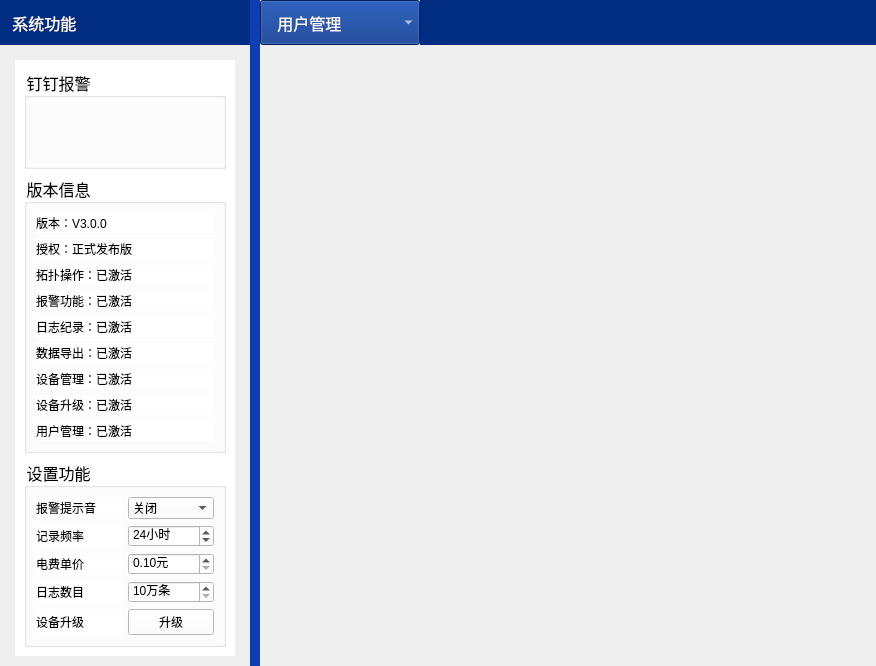
<?xml version="1.0" encoding="UTF-8"?>
<ui version="4.0">
 <class>Setup_MainWid</class>
 <widget class="QWidget" name="Setup_MainWid">
  <property name="geometry">
   <rect>
    <x>0</x>
    <y>0</y>
    <width>876</width>
    <height>666</height>
   </rect>
  </property>
  <property name="font">
   <font>
    <family>微软雅黑</family>
    <pointsize>12</pointsize>
   </font>
  </property>
  <property name="windowTitle">
   <string>Form</string>
  </property>
  <layout class="QGridLayout" name="gridLayout_3">
   <property name="leftMargin">
    <number>0</number>
   </property>
   <property name="topMargin">
    <number>0</number>
   </property>
   <property name="rightMargin">
    <number>0</number>
   </property>
   <property name="bottomMargin">
    <number>0</number>
   </property>
   <property name="spacing">
    <number>0</number>
   </property>
   <item row="0" column="0" rowspan="2">
    <layout class="QGridLayout" name="gridLayout_4">
     <property name="spacing">
      <number>0</number>
     </property>
     <item row="0" column="0">
      <widget class="QLabel" name="label">
       <property name="minimumSize">
        <size>
         <width>250</width>
         <height>45</height>
        </size>
       </property>
       <property name="maximumSize">
        <size>
         <width>0</width>
         <height>45</height>
        </size>
       </property>
       <property name="font">
        <font>
         <family>微软雅黑</family>
         <pointsize>12</pointsize>
        </font>
       </property>
       <property name="styleSheet">
        <string notr="true">background-color: rgb(0,45,130);
color:rgb(255,255,255)</string>
       </property>
       <property name="text">
        <string>   系统功能</string>
       </property>
       <property name="alignment">
        <set>Qt::AlignLeading|Qt::AlignLeft|Qt::AlignVCenter</set>
       </property>
      </widget>
     </item>
     <item row="1" column="0">
      <widget class="QWidget" name="widget_3" native="true">
       <layout class="QVBoxLayout" name="verticalLayout_4">
        <property name="spacing">
         <number>0</number>
        </property>
        <property name="leftMargin">
         <number>15</number>
        </property>
        <property name="topMargin">
         <number>15</number>
        </property>
        <property name="rightMargin">
         <number>15</number>
        </property>
        <property name="bottomMargin">
         <number>10</number>
        </property>
        <item>
         <widget class="QWidget" name="setupWid" native="true">
          <property name="minimumSize">
           <size>
            <width>220</width>
            <height>0</height>
           </size>
          </property>
          <property name="maximumSize">
           <size>
            <width>230</width>
            <height>16777215</height>
           </size>
          </property>
          <property name="styleSheet">
           <string notr="true">background-color: rgb(255, 255, 255);</string>
          </property>
          <layout class="QGridLayout" name="gridLayout_5">
           <item row="0" column="0">
            <widget class="QGroupBox" name="groupBox">
             <property name="maximumSize">
              <size>
               <width>16777215</width>
               <height>130</height>
              </size>
             </property>
             <property name="font">
              <font>
               <family>微软雅黑</family>
               <pointsize>12</pointsize>
              </font>
             </property>
             <property name="title">
              <string>钉钉报警</string>
             </property>
            </widget>
           </item>
           <item row="1" column="0">
            <widget class="QGroupBox" name="groupBox_3">
             <property name="font">
              <font>
               <family>微软雅黑</family>
               <pointsize>12</pointsize>
              </font>
             </property>
             <property name="title">
              <string>版本信息</string>
             </property>
             <layout class="QGridLayout" name="gridLayout_2">
              <item row="0" column="0">
               <widget class="QLabel" name="label_2">
                <property name="minimumSize">
                 <size>
                  <width>0</width>
                  <height>20</height>
                 </size>
                </property>
                <property name="maximumSize">
                 <size>
                  <width>16777215</width>
                  <height>20</height>
                 </size>
                </property>
                <property name="text">
                 <string>版本：V3.0.0</string>
                </property>
               </widget>
              </item>
              <item row="1" column="0">
               <widget class="QLabel" name="label_3">
                <property name="minimumSize">
                 <size>
                  <width>0</width>
                  <height>20</height>
                 </size>
                </property>
                <property name="maximumSize">
                 <size>
                  <width>16777215</width>
                  <height>20</height>
                 </size>
                </property>
                <property name="text">
                 <string>授权：正式发布版</string>
                </property>
               </widget>
              </item>
              <item row="2" column="0">
               <widget class="QLabel" name="label_7">
                <property name="minimumSize">
                 <size>
                  <width>0</width>
                  <height>20</height>
                 </size>
                </property>
                <property name="maximumSize">
                 <size>
                  <width>16777215</width>
                  <height>20</height>
                 </size>
                </property>
                <property name="text">
                 <string>拓扑操作：已激活</string>
                </property>
               </widget>
              </item>
              <item row="3" column="0">
               <widget class="QLabel" name="label_8">
                <property name="minimumSize">
                 <size>
                  <width>0</width>
                  <height>20</height>
                 </size>
                </property>
                <property name="maximumSize">
                 <size>
                  <width>16777215</width>
                  <height>20</height>
                 </size>
                </property>
                <property name="text">
                 <string>报警功能：已激活</string>
                </property>
               </widget>
              </item>
              <item row="4" column="0">
               <widget class="QLabel" name="label_4">
                <property name="minimumSize">
                 <size>
                  <width>0</width>
                  <height>20</height>
                 </size>
                </property>
                <property name="maximumSize">
                 <size>
                  <width>16777215</width>
                  <height>20</height>
                 </size>
                </property>
                <property name="text">
                 <string>日志纪录：已激活</string>
                </property>
               </widget>
              </item>
              <item row="5" column="0">
               <widget class="QLabel" name="label_9">
                <property name="minimumSize">
                 <size>
                  <width>0</width>
                  <height>20</height>
                 </size>
                </property>
                <property name="maximumSize">
                 <size>
                  <width>16777215</width>
                  <height>20</height>
                 </size>
                </property>
                <property name="text">
                 <string>数据导出：已激活</string>
                </property>
               </widget>
              </item>
              <item row="6" column="0">
               <widget class="QLabel" name="label_6">
                <property name="minimumSize">
                 <size>
                  <width>0</width>
                  <height>20</height>
                 </size>
                </property>
                <property name="maximumSize">
                 <size>
                  <width>16777215</width>
                  <height>20</height>
                 </size>
                </property>
                <property name="text">
                 <string>设备管理：已激活</string>
                </property>
               </widget>
              </item>
              <item row="7" column="0">
               <widget class="QLabel" name="label_5">
                <property name="minimumSize">
                 <size>
                  <width>0</width>
                  <height>20</height>
                 </size>
                </property>
                <property name="maximumSize">
                 <size>
                  <width>16777215</width>
                  <height>20</height>
                 </size>
                </property>
                <property name="text">
                 <string>设备升级：已激活</string>
                </property>
               </widget>
              </item>
              <item row="8" column="0">
               <widget class="QLabel" name="label_10">
                <property name="minimumSize">
                 <size>
                  <width>0</width>
                  <height>20</height>
                 </size>
                </property>
                <property name="maximumSize">
                 <size>
                  <width>16777215</width>
                  <height>20</height>
                 </size>
                </property>
                <property name="text">
                 <string>用户管理：已激活</string>
                </property>
               </widget>
              </item>
             </layout>
            </widget>
           </item>
           <item row="2" column="0">
            <widget class="QGroupBox" name="groupBox_2">
             <property name="font">
              <font>
               <family>微软雅黑</family>
               <pointsize>12</pointsize>
              </font>
             </property>
             <property name="title">
              <string>设置功能</string>
             </property>
             <layout class="QGridLayout" name="gridLayout">
              <item row="0" column="0">
               <layout class="QHBoxLayout" name="horizontalLayout">
                <item>
                 <widget class="QLabel" name="label_11">
                  <property name="text">
                   <string>报警提示音</string>
                  </property>
                 </widget>
                </item>
                <item>
                 <widget class="QComboBox" name="alarmCmb">
                  <item>
                   <property name="text">
                    <string>关闭</string>
                   </property>
                  </item>
                  <item>
                   <property name="text">
                    <string>开启</string>
                   </property>
                  </item>
                 </widget>
                </item>
               </layout>
              </item>
              <item row="1" column="0">
               <layout class="QHBoxLayout" name="horizontalLayout_2">
                <property name="spacing">
                 <number>6</number>
                </property>
                <item>
                 <widget class="QLabel" name="label_13">
                  <property name="text">
                   <string>记录频率</string>
                  </property>
                 </widget>
                </item>
                <item>
                 <widget class="QSpinBox" name="logSpin">
                  <property name="suffix">
                   <string>小时</string>
                  </property>
                  <property name="minimum">
                   <number>1</number>
                  </property>
                  <property name="singleStep">
                   <number>1</number>
                  </property>
                  <property name="value">
                   <number>24</number>
                  </property>
                 </widget>
                </item>
               </layout>
              </item>
              <item row="2" column="0">
               <layout class="QHBoxLayout" name="horizontalLayout_3">
                <item>
                 <widget class="QLabel" name="label_14">
                  <property name="text">
                   <string>电费单价</string>
                  </property>
                 </widget>
                </item>
                <item>
                 <widget class="QDoubleSpinBox" name="priceSPin">
                  <property name="prefix">
                   <string/>
                  </property>
                  <property name="suffix">
                   <string>元</string>
                  </property>
                  <property name="minimum">
                   <double>0.100000000000000</double>
                  </property>
                 </widget>
                </item>
               </layout>
              </item>
              <item row="3" column="0">
               <layout class="QHBoxLayout" name="horizontalLayout_6">
                <item>
                 <widget class="QLabel" name="label_15">
                  <property name="text">
                   <string>日志数目</string>
                  </property>
                 </widget>
                </item>
                <item>
                 <widget class="QSpinBox" name="logCountSpin">
                  <property name="suffix">
                   <string>万条</string>
                  </property>
                  <property name="minimum">
                   <number>10</number>
                  </property>
                 </widget>
                </item>
               </layout>
              </item>
              <item row="4" column="0">
               <layout class="QHBoxLayout" name="horizontalLayout_4">
                <item>
                 <widget class="QLabel" name="label_12">
                  <property name="text">
                   <string>设备升级</string>
                  </property>
                 </widget>
                </item>
                <item>
                 <widget class="QPushButton" name="upBtn">
                  <property name="styleSheet">
                   <string notr="true"/>
                  </property>
                  <property name="text">
                   <string>升级</string>
                  </property>
                 </widget>
                </item>
               </layout>
              </item>
             </layout>
            </widget>
           </item>
          </layout>
         </widget>
        </item>
       </layout>
      </widget>
     </item>
    </layout>
   </item>
   <item row="0" column="1" rowspan="2">
    <widget class="QWidget" name="widget_2" native="true">
     <property name="minimumSize">
      <size>
       <width>10</width>
       <height>0</height>
      </size>
     </property>
     <property name="maximumSize">
      <size>
       <width>10</width>
       <height>16777215</height>
      </size>
     </property>
     <property name="styleSheet">
      <string notr="true">background-color: rgb(12,62,180);</string>
     </property>
    </widget>
   </item>
   <item row="0" column="2">
    <layout class="QHBoxLayout" name="horizontalLayout_5">
     <property name="spacing">
      <number>0</number>
     </property>
     <item>
      <widget class="QComboBox" name="comboBox">
       <property name="sizePolicy">
        <sizepolicy hsizetype="Fixed" vsizetype="Fixed">
         <horstretch>0</horstretch>
         <verstretch>0</verstretch>
        </sizepolicy>
       </property>
       <property name="minimumSize">
        <size>
         <width>160</width>
         <height>45</height>
        </size>
       </property>
       <property name="maximumSize">
        <size>
         <width>160</width>
         <height>45</height>
        </size>
       </property>
       <property name="font">
        <font>
         <family>微软雅黑</family>
         <pointsize>12</pointsize>
        </font>
       </property>
       <property name="styleSheet">
        <string notr="true">color: rgb(255,255,255);
background-color: rgb(0,45,130);</string>
       </property>
       <item>
        <property name="text">
         <string>   用户管理</string>
        </property>
       </item>
       <item>
        <property name="text">
         <string>   数据推送</string>
        </property>
       </item>
       <item>
        <property name="text">
         <string>   PDU列表</string>
        </property>
       </item>
       <item>
        <property name="text">
         <string>   机柜列表</string>
        </property>
       </item>
       <item>
        <property name="text">
         <string>   机房列表</string>
        </property>
       </item>
      </widget>
     </item>
     <item>
      <widget class="QWidget" name="widget" native="true">
       <property name="minimumSize">
        <size>
         <width>0</width>
         <height>45</height>
        </size>
       </property>
       <property name="maximumSize">
        <size>
         <width>16777215</width>
         <height>45</height>
        </size>
       </property>
       <property name="styleSheet">
        <string notr="true">background-color: rgb(0,45,130);</string>
       </property>
      </widget>
     </item>
    </layout>
   </item>
   <item row="1" column="2">
    <widget class="QStackedWidget" name="stackedWid"/>
   </item>
  </layout>
 </widget>
 <resources/>
 <connections/>
</ui>
